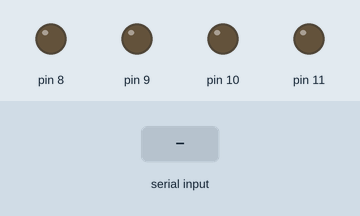
Simulated run of this sketch. Board: Arduino Uno, built with avr-gcc and run on an emulated ATmega328P. On the bench: output pins drawn as LEDs (lit = HIGH). The inputs (shaded band) are chosen by the test bench.

Above: at 1.2 s.
1.3 s: "F" received over Serial
At 2.4 s:
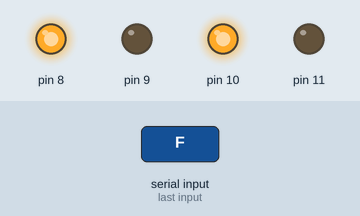
2.8 s: "B" received over Serial
At 3.5 s:
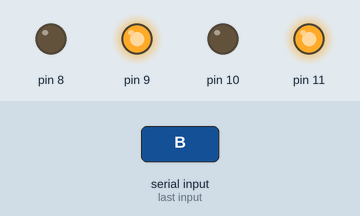
4.3 s: "L" received over Serial
At 4.7 s:
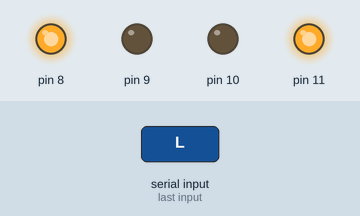
5.8 s: "R" received over Serial
At 7.0 s:
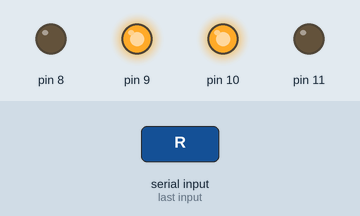
7.3 s: "S" received over Serial
At 8.2 s:
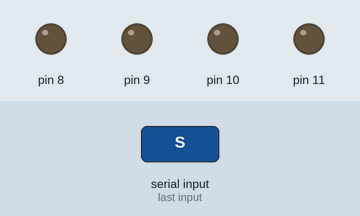
Timing chart, 0 to 9.8 s (numbered marks = the images above; inputs shaded):
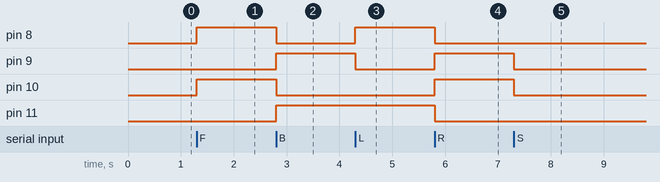

The sketch:

voice_assistant_robot.ino
```cpp
char command;

void setup() {
  Serial.begin(9600);
  pinMode(8, OUTPUT);
  pinMode(9, OUTPUT);
  pinMode(10, OUTPUT);
  pinMode(11, OUTPUT);
}

void loop() {
  if (Serial.available()) {
    command = Serial.read();

    switch (command) {
      case 'F':
        moveForward();
        break;
      case 'B':
        moveBackward();
        break;
      case 'L':
        turnLeft();
        break;
      case 'R':
        turnRight();
        break;
      case 'S':
        stopMotors();
        break;

    }
  }
}

void turnLeft() {
  digitalWrite(8, HIGH);
  digitalWrite(9, LOW);
  digitalWrite(10, LOW);
  digitalWrite(11, HIGH);
}

void turnRight() {
  digitalWrite(8, LOW);
  digitalWrite(9, HIGH);
  digitalWrite(10, HIGH);
  digitalWrite(11, LOW);
}

void moveForward() {
  digitalWrite(8, HIGH);
  digitalWrite(9, LOW);
  digitalWrite(10, HIGH);
  digitalWrite(11, LOW);
}

void moveBackward() {
  digitalWrite(8, LOW);
  digitalWrite(9, HIGH);
  digitalWrite(10, LOW);
  digitalWrite(11, HIGH);
}

void stopMotors() {
  digitalWrite(8, LOW);
  digitalWrite(9, LOW);
  digitalWrite(10, LOW);
  digitalWrite(11, LOW);
}
```

Measured:
- after the input at 1.3 s, pin 8, pin 10: LOW → HIGH at once
- after the input at 2.8 s, pin 8, pin 10: HIGH → LOW at once; pin 9, pin 11: LOW → HIGH at once
- after the input at 4.3 s, pin 8: LOW → HIGH at once; pin 9: HIGH → LOW at once
- after the input at 5.8 s, pin 8, pin 11: HIGH → LOW at once; pin 9, pin 10: LOW → HIGH at once
- after the input at 7.3 s, pin 9, pin 10: HIGH → LOW at once
